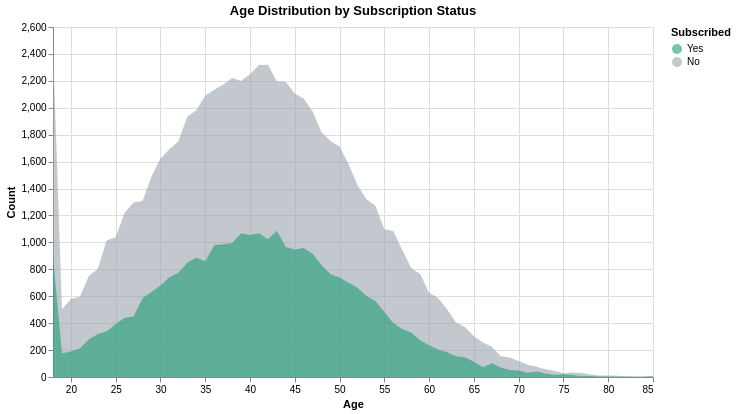

The cell this chart's notebook holds for it:
### Code cell
age_counts = (
    df.groupby(['Age', 'Subscribed'])
    .size()
    .reset_index(name='Count')
)

chart_age = (
    alt.Chart(age_counts)
    .mark_area(opacity=0.6)
    .encode(
        x=alt.X('Age:Q', title='Age', scale=alt.Scale(domain=[18, 85])),
        y=alt.Y('Count:Q', stack=None, title='Count'),
        color=alt.Color(
            'Subscribed:N',
            legend=alt.Legend(title='Subscribed'),
            scale=alt.Scale(domain=['Yes', 'No'], range=['#1D9E75', '#9ca3af'])
        ),
        tooltip=[
            alt.Tooltip('Age:Q', title='Age'),
            alt.Tooltip('Subscribed:N', title='Subscribed'),
            alt.Tooltip('Count:Q', title='Count')
        ]
    )
    .properties(
        title='Age Distribution by Subscription Status',
        width=600,
        height=350
    )
)

chart_age.save('../visualizations/Chart4.html')
chart_age

### Figure 1 — Vega-Lite specification as saved in the notebook (floating-point values rounded to 4 significant figures; data arrays with more than 128 entries replaced by an {"elided": "..."} marker saying what was removed)
{"config": {"view": {"continuousWidth": 300, "continuousHeight": 300}}, "data": {"name": "data-560b594bcb3c4aea62b6980d6695bdbb"}, "mark": {"type": "area", "opacity": 0.6}, "encoding": {"color": {"field": "Subscribed", "legend": {"title": "Subscribed"}, "scale": {"domain": ["Yes", "No"], "range": ["#1D9E75", "#9ca3af"]}, "type": "nominal"}, "tooltip": [{"field": "Age", "title": "Age", "type": "quantitative"}, {"field": "Subscribed", "title": "Subscribed", "type": "nominal"}, {"field": "Count", "title": "Count", "type": "quantitative"}], "x": {"field": "Age", "scale": {"domain": [18, 85]}, "title": "Age", "type": "quantitative"}, "y": {"field": "Count", "stack": null, "title": "Count", "type": "quantitative"}}, "height": 350, "title": "Age Distribution by Subscription Status", "width": 600, "$schema": "https://vega.github.io/schema/vega-lite/v6.1.0.json", "datasets": {"data-560b594bcb3c4aea62b6980d6695bdbb": {"elided": "136 records"}}}
